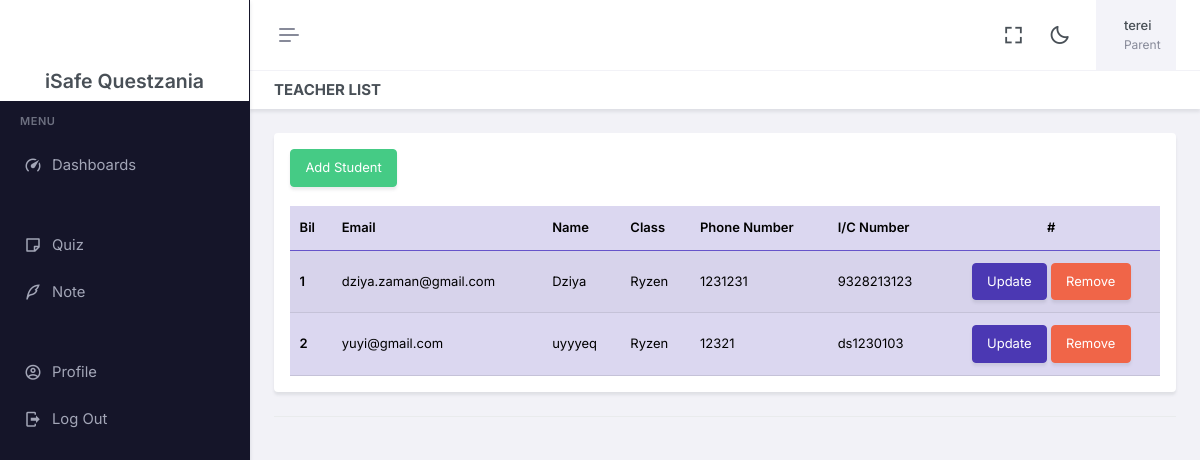
Page /Parent/senaraiPelajar.php (signed in) on the committed database.
### tables this page shows
CREATE TABLE `profile` (
  `id` int(25) NOT NULL,
  `user_id` int(25) NOT NULL,
  `nama` varchar(250) NOT NULL,
  `noFon` varchar(250) DEFAULT NULL,
  `noKp` varchar(250) DEFAULT NULL,
  `kelas_id` text DEFAULT NULL,
  `student_id` text DEFAULT NULL
);

CREATE TABLE `user` (
  `id` int(250) NOT NULL,
  `email` varchar(250) NOT NULL,
  `password` varchar(250) NOT NULL,
  `role` varchar(250) NOT NULL
);

CREATE TABLE `kelas` (
  `id` int(250) NOT NULL,
  `nama_kelas` text NOT NULL,
  `teacher_id` text NOT NULL
);

### Parent/Component/sess.php (called while the page is built, shortened)
<?php
include('../dbConnect.php');
$uid = $_SESSION['uid'];
$sql = "SELECT * FROM profile WHERE user_id='$uid'";
$result = mysqli_query($conn, $sql);
$row = mysqli_fetch_array($result, MYSQLI_ASSOC);
$nama = $row['nama'];
$student_id = $row['student_id'];
$role=$_SESSION['role'];
$sql2 = "SELECT * FROM profile WHERE user_id='$student_id'";
$result2 = mysqli_query($conn, $sql2);
$row2 = mysqli_fetch_array($result2, MYSQLI_ASSOC);
$kelas_id = $row2['kelas_id'];
?>

### Parent/senaraiPelajar.php (the view, shortened to what this page needs)
<!doctype html>
<html lang="en" data-layout="vertical" data-topbar="light" data-sidebar="dark" data-sidebar-size="lg" data-sidebar-image="none" data-preloader="disable">
<?php include 'Component/head.php' ?>
<body>
    <div id="layout-wrapper">
        <header id="page-topbar">
            <div class="layout-width">
                <?php include './Component/header.php' ?>
            </div>
        </header>
        <?php include './Component/asside.php' ?>
        <div class="main-content">
            <div class="page-content">
                <div class="container-fluid">
                    <div class="row">
                        <div class="col-12">
                            <div class="page-title-box d-sm-flex align-items-center justify-content-between">
                                <h4 class="mb-sm-0">Teacher List</h4>
                            </div>
                        </div>
                    </div>
                    <div class="card-header">
                        <div class="card">
                            <div class="card-body">
                                <button type="button" class="btn btn-success btn-animation waves-effect waves-light" data-text="Add Student" data-bs-toggle="modal" data-bs-target="#myModal"><span>Add Student</span></button>
                                <br>
                                <br>
                                <table class="table table-primary table-striped align-middle table-nowrap mb-0">
                                    <thead>
                                        <tr>
                                            <th scope="col">Bil</th>
                                            <th scope="col">Email</th>
                                            <th scope="col">Name</th>
                                            <th scope="col">Class</th>
                                            <th scope="col">Phone Number</th>
                                            <th scope="col">I/C Number</th>
                                            <th scope="col" class="text-center">#</th>
                                        </tr>
                                    </thead>
                                    <tbody>
                                        <?php
                                        include('../dbConnect.php');
                                        $query = "SELECT user.id userId, user.password, user.email, profile.noKp,
                                        profile.nama, profile.noFon,profile.kelas_id, kelas.nama_kelas
                                        FROM user
                                        JOIN profile ON user.id=profile.user_id AND profile.kelas_id=$kelas_id
                                        LEFT JOIN kelas on kelas.id=profile.kelas_id
                                        WHERE user.role='Student'";
                                        $result = $conn->query($query);
                                        $modal = 1;
                                        if ($result->num_rows > 0) {
                                            while ($row = $result->fetch_assoc()) {
                                                $nama = $row['nama'];
                                                $noKp = $row['noKp'];
                                                $noFon = $row['noFon'];
                                                $email = $row['email'];
                                                $userId = $row['userId'];
                                                $namaKelas = $row['nama_kelas'];
                                                echo "
                                                    <tr>
                                                    <th scope='row'>$modal</th>
                                                    <td>$email</td>
                                                    <td>$nama</td>
                                                    <td>$namaKelas</td>
                                                    <td>$noFon</td>
                                                    <td>$noKp</td>
                                                    <td >
                                                        <center>
                                                            <button type='button' class='btn btn-primary btn-animation waves-effect waves-light data-text='Update' data-bs-toggle='modal' data-bs-target='#view2$modal'>
                                                                Update
                                                            </button>
                                                            <a href='./Api/removeStudent.php?userId=$userId' class='btn btn-danger btn-animation waves-effect waves-light data-text='Buang'>
                                                                Remove
                                                            </a>
                                                        </center>
                                                    </td>
                                                </tr>
                                                    ";
                                                $modal++;
                                            }
                                        } else {
                                            echo "
                                                <tr>
                                                <td colspan='9' align='center'>No Student Add</td>
                                                </tr>";
                                        }
                                        ?>
                                    </tbody>
                                </table>
                            </div>
                        </div>
                    </div>
                </div>
            </div>
        </div>
    </div>
</body>
</html>

### Parent/Component/header.php (shortened to what this page needs)
<?php
    include './Component/sess.php'
?>
<div class="navbar-header">
    <div class="d-flex">
        <button type="button" class="btn btn-sm px-3 fs-16 header-item vertical-menu-btn topnav-hamburger shadow-none" id="topnav-hamburger-icon">
            <span class="hamburger-icon">
                <span></span>
                <span></span>
                <span></span>
            </span>
        </button>
    </div>
    <div class="d-flex align-items-center">
        <div class="ms-1 header-item d-none d-sm-flex">
            <button type="button" class="btn btn-icon btn-topbar btn-ghost-secondary rounded-circle shadow-none" data-toggle="fullscreen">
                <i class='bx bx-fullscreen fs-22'></i>
            </button>
        </div>
        <div class="ms-1 header-item d-none d-sm-flex">
            <button type="button" class="btn btn-icon btn-topbar btn-ghost-secondary rounded-circle light-dark-mode shadow-none">
                <i class='bx bx-moon fs-22'></i>
            </button>
        </div>
        <div class="dropdown ms-sm-3 header-item topbar-user">
            <button type="button" class="btn shadow-none" id="page-header-user-dropdown" data-bs-toggle="dropdown" aria-haspopup="true" aria-expanded="false">
                <span class="d-flex align-items-center">
                    <span class="text-start ms-xl-2">
                        <span class="d-none d-xl-inline-block ms-1 fw-medium user-name-text"><?php echo $nama;?></span>
                        <span class="d-none d-xl-block ms-1 fs-12 text-muted user-name-sub-text"><?php echo $role;?></span>
                    </span>
                </span>
            </button>
        </div>
    </div>
</div>

### rows in the picture
profile: nama "terei"
profile: user.email "dziya.zaman@gmail.com", nama "Dziya", kelas.nama_kelas "Ryzen", noFon "1231231", noKp "9328213123"
profile: user.email "yuyi@gmail.com", nama "uyyyeq", kelas.nama_kelas "Ryzen", noFon "12321", noKp "ds1230103"

### other values in the picture
$role "Parent"
